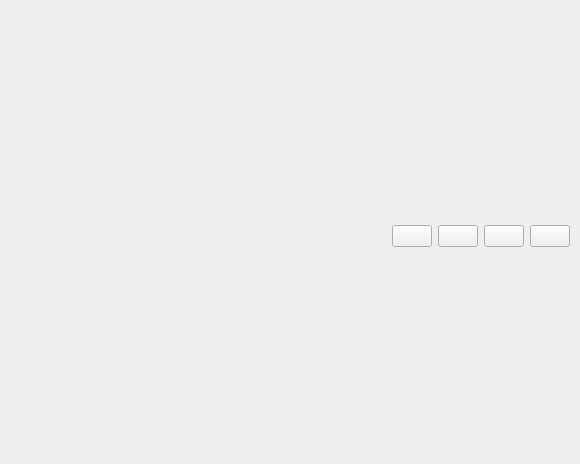
<?xml version="1.0" encoding="UTF-8"?>
<ui version="4.0">
  <class>WindowBar</class>
  <widget class="QFrame" name="WindowBar">
    <property name="geometry">
      <rect>
        <x>0</x>
        <y>0</y>
        <width>580</width>
        <height>464</height>
      </rect>
    </property>
    <property name="windowTitle">
      <string>Frame</string>
    </property>
    <layout class="QHBoxLayout" name="Layout">
      <property name="leftMargin">
        <number>10</number>
      </property>
      <property name="topMargin">
        <number>3</number>
      </property>
      <property name="rightMargin">
        <number>10</number>
      </property>
      <property name="bottomMargin">
        <number>0</number>
      </property>
      <item>
        <spacer name="horizontalSpacer">
          <property name="orientation">
            <enum>Qt::Horizontal</enum>
          </property>
          <property name="sizeHint" stdset="0">
            <size>
              <width>0</width>
              <height>0</height>
            </size>
          </property>
        </spacer>
      </item>
      <item>
        <widget class="QWidget" name="Draggable" native="true">
          <property name="sizePolicy">
            <sizepolicy hsizetype="Preferred" vsizetype="Expanding">
              <horstretch>0</horstretch>
              <verstretch>0</verstretch>
            </sizepolicy>
          </property>
        </widget>
      </item>
      <item>
        <widget class="QWidget" name="Hit" native="true">
          <layout class="QHBoxLayout" name="IconLayout">
            <property name="leftMargin">
              <number>0</number>
            </property>
            <property name="topMargin">
              <number>5</number>
            </property>
            <property name="rightMargin">
              <number>0</number>
            </property>
            <property name="bottomMargin">
              <number>0</number>
            </property>
            <item>
              <widget class="QPushButton" name="HomeBtn">
                <property name="focusPolicy">
                  <enum>Qt::ClickFocus</enum>
                </property>
                <property name="text">
                  <string />
                </property>
                <property name="icon">
                  <iconset>
                    <normaloff>:/icon/home.svg</normaloff>:/icon/home.svg</iconset>
                </property>
                <property name="checkable">
                  <bool>false</bool>
                </property>
              </widget>
            </item>
            <item>
              <widget class="QPushButton" name="GalleryBtn">
                <property name="focusPolicy">
                  <enum>Qt::ClickFocus</enum>
                </property>
                <property name="text">
                  <string />
                </property>
                <property name="icon">
                  <iconset>
                    <normaloff>:/icon/gallery.svg</normaloff>:/icon/gallery.svg</iconset>
                </property>
              </widget>
            </item>
            <item>
              <widget class="QPushButton" name="DownloadBtn">
                <property name="focusPolicy">
                  <enum>Qt::ClickFocus</enum>
                </property>
                <property name="text">
                  <string />
                </property>
                <property name="icon">
                  <iconset>
                    <normaloff>:/icon/download.svg</normaloff>:/icon/download.svg</iconset>
                </property>
              </widget>
            </item>
            <item>
              <widget class="QPushButton" name="SettingBtn">
                <property name="focusPolicy">
                  <enum>Qt::ClickFocus</enum>
                </property>
                <property name="text">
                  <string />
                </property>
                <property name="icon">
                  <iconset>
                    <normaloff>:/icon/setting.svg</normaloff>:/icon/setting.svg</iconset>
                </property>
              </widget>
            </item>
          </layout>
        </widget>
      </item>
    </layout>
  </widget>
  <resources />
  <connections />
</ui>
